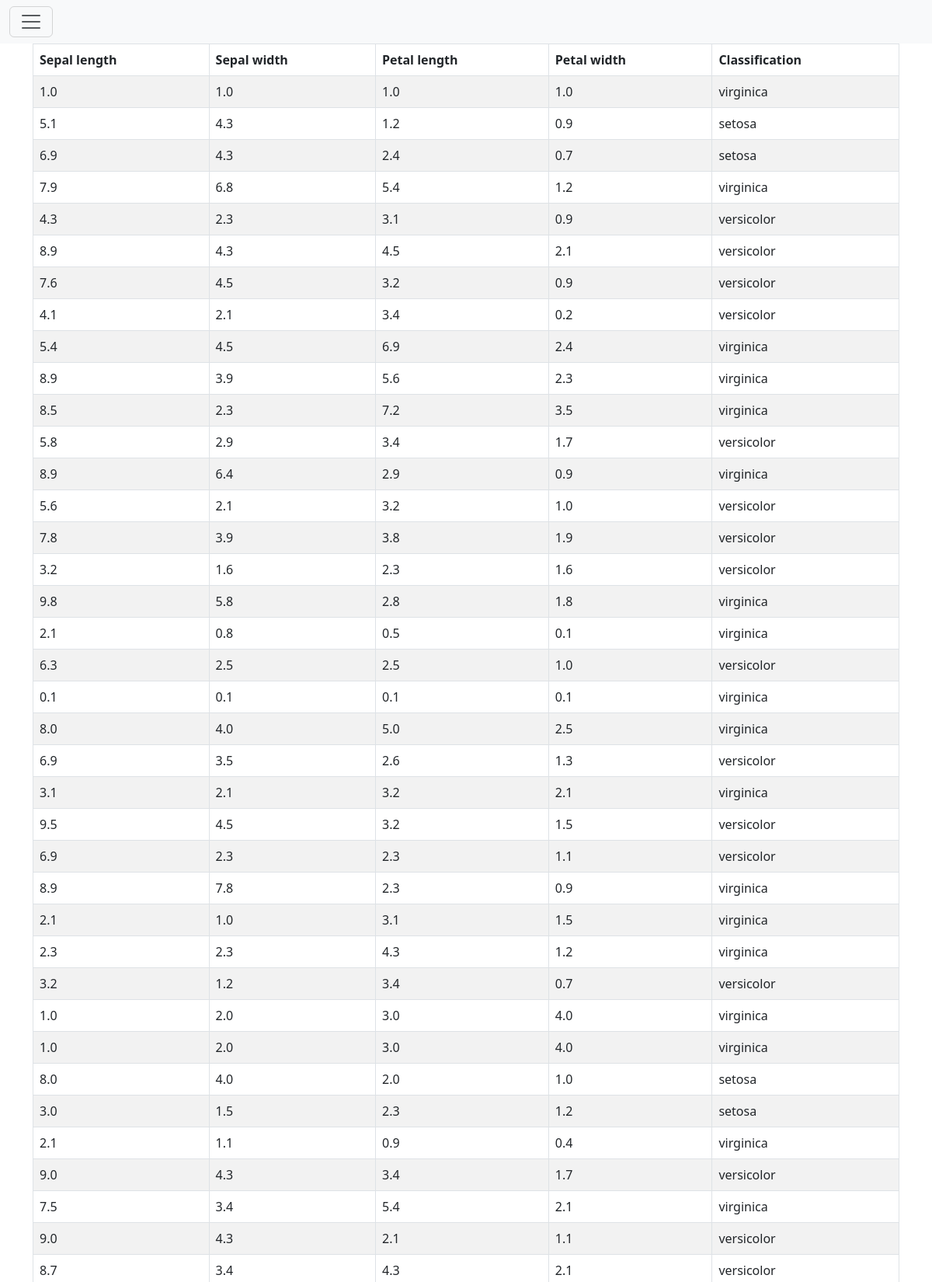
The app's page /results/ (upper part) with its own data.
### predictor/models.py (models this page shows, shortened)
class PredictionResult(models.Model):
    sepal_length = models.FloatField()
    sepal_width = models.FloatField()
    petal_length = models.FloatField()
    petal_width = models.FloatField()
    classification = models.CharField(max_length=30)

### predictor/views.py (the view)
# urls.py: path("results/", views.view_results, name="results"),
def view_results(request):
    dataset = PredictionResult.objects.all()
    context = dict(dataset=dataset)
    return render(request, "result.html", context)

### templates/result.html
{% extends 'base.html' %}
{% block content %}
    <table class="table table-striped table-bordered table-responsible">
        <thead>
            <tr>
                <th>Sepal length</th>
                <th>Sepal width</th>
                <th>Petal length</th>
                <th>Petal width</th>
                <th>Classification</th>
            </tr>
        </thead>
        <tbody>
            {% for data in dataset %}
                <tr>
                    <td>{{data.sepal_length}}</td>
                    <td>{{data.sepal_width}}</td>
                    <td>{{data.petal_length}}</td>
                    <td>{{data.petal_width}}</td>
                    <td>{{data.classification}}</td>
                </tr>
            {% endfor %}
        </tbody>
    </table>
{% endblock %}

### templates/base.html (shortened to what this page needs)
<!DOCTYPE html>
<html lang="en">
  <head>
    <link href="https://cdn.jsdelivr.net/npm/bootstrap@5.3.0-alpha1/dist/css/bootstrap.min.css" rel="stylesheet">
  </head>
  <body>
    <nav class="navbar navbar-collapse bg-light">
      <div class="container-fluid">
        <button
          class="navbar-toggler collapsed"
          type="button"
          data-bs-toggle="collapse"
          data-bs-target="#navbarSupportedContent"
          aria-controls="navbarSupportedContent"
          aria-expanded="false"
          aria-label="Toggle navigation"
        >
          <span class="navbar-toggler-icon"></span>
        </button>
      </div>
    </nav>
    <main>
      <div class="container">{% block content %}{% endblock content %}</div>
    </main>
  </body>
</html>

### records on screen
PredictionResult: sepal_length "1.0", sepal_width "1.0", petal_length "1.0", petal_width "1.0", classification "virginica"
PredictionResult: sepal_length "5.1", sepal_width "4.3", petal_length "1.2", petal_width "0.9", classification "setosa"
PredictionResult: sepal_length "6.9", sepal_width "4.3", petal_length "2.4", petal_width "0.7", classification "setosa"
PredictionResult: sepal_length "7.9", sepal_width "6.8", petal_length "5.4", petal_width "1.2", classification "virginica"
PredictionResult: sepal_length "4.3", sepal_width "2.3", petal_length "3.1", petal_width "0.9", classification "versicolor"
PredictionResult: sepal_length "8.9", sepal_width "4.3", petal_length "4.5", petal_width "2.1", classification "versicolor"
PredictionResult: sepal_length "7.6", sepal_width "4.5", petal_length "3.2", petal_width "0.9", classification "versicolor"
PredictionResult: sepal_length "4.1", sepal_width "2.1", petal_length "3.4", petal_width "0.2", classification "versicolor"
PredictionResult: sepal_length "5.4", sepal_width "4.5", petal_length "6.9", petal_width "2.4", classification "virginica"
PredictionResult: sepal_length "8.9", sepal_width "3.9", petal_length "5.6", petal_width "2.3", classification "virginica"
PredictionResult: sepal_length "8.5", sepal_width "2.3", petal_length "7.2", petal_width "3.5", classification "virginica"
PredictionResult: sepal_length "5.8", sepal_width "2.9", petal_length "3.4", petal_width "1.7", classification "versicolor"
PredictionResult: sepal_length "8.9", sepal_width "6.4", petal_length "2.9", petal_width "0.9", classification "virginica"
PredictionResult: sepal_length "5.6", sepal_width "2.1", petal_length "3.2", petal_width "1.0", classification "versicolor"
PredictionResult: sepal_length "7.8", sepal_width "3.9", petal_length "3.8", petal_width "1.9", classification "versicolor"
PredictionResult: sepal_length "3.2", sepal_width "1.6", petal_length "2.3", petal_width "1.6", classification "versicolor"
PredictionResult: sepal_length "9.8", sepal_width "5.8", petal_length "2.8", petal_width "1.8", classification "virginica"
PredictionResult: sepal_length "2.1", sepal_width "0.8", petal_length "0.5", petal_width "0.1", classification "virginica"
PredictionResult: sepal_length "6.3", sepal_width "2.5", petal_length "2.5", petal_width "1.0", classification "versicolor"
PredictionResult: sepal_length "0.1", sepal_width "0.1", petal_length "0.1", petal_width "0.1", classification "virginica"
PredictionResult: sepal_length "8.0", sepal_width "4.0", petal_length "5.0", petal_width "2.5", classification "virginica"
PredictionResult: sepal_length "6.9", sepal_width "3.5", petal_length "2.6", petal_width "1.3", classification "versicolor"
PredictionResult: sepal_length "3.1", sepal_width "2.1", petal_length "3.2", petal_width "2.1", classification "virginica"
PredictionResult: sepal_length "9.5", sepal_width "4.5", petal_length "3.2", petal_width "1.5", classification "versicolor"
PredictionResult: sepal_length "6.9", sepal_width "2.3", petal_length "2.3", petal_width "1.1", classification "versicolor"
PredictionResult: sepal_length "8.9", sepal_width "7.8", petal_length "2.3", petal_width "0.9", classification "virginica"
PredictionResult: sepal_length "2.1", sepal_width "1.0", petal_length "3.1", petal_width "1.5", classification "virginica"
PredictionResult: sepal_length "2.3", sepal_width "2.3", petal_length "4.3", petal_width "1.2", classification "virginica"
PredictionResult: sepal_length "3.2", sepal_width "1.2", petal_length "3.4", petal_width "0.7", classification "versicolor"
PredictionResult: sepal_length "1.0", sepal_width "2.0", petal_length "3.0", petal_width "4.0", classification "virginica"
PredictionResult: sepal_length "1.0", sepal_width "2.0", petal_length "3.0", petal_width "4.0", classification "virginica"
PredictionResult: sepal_length "8.0", sepal_width "4.0", petal_length "2.0", petal_width "1.0", classification "setosa"
PredictionResult: sepal_length "3.0", sepal_width "1.5", petal_length "2.3", petal_width "1.2", classification "setosa"
PredictionResult: sepal_length "2.1", sepal_width "1.1", petal_length "0.9", petal_width "0.4", classification "virginica"
PredictionResult: sepal_length "9.0", sepal_width "4.3", petal_length "3.4", petal_width "1.7", classification "versicolor"
PredictionResult: sepal_length "7.5", sepal_width "3.4", petal_length "5.4", petal_width "2.1", classification "virginica"
PredictionResult: sepal_length "9.0", sepal_width "4.3", petal_length "2.1", petal_width "1.1", classification "versicolor"
PredictionResult: sepal_length "8.7", sepal_width "3.4", petal_length "4.3", petal_width "2.1", classification "versicolor"
